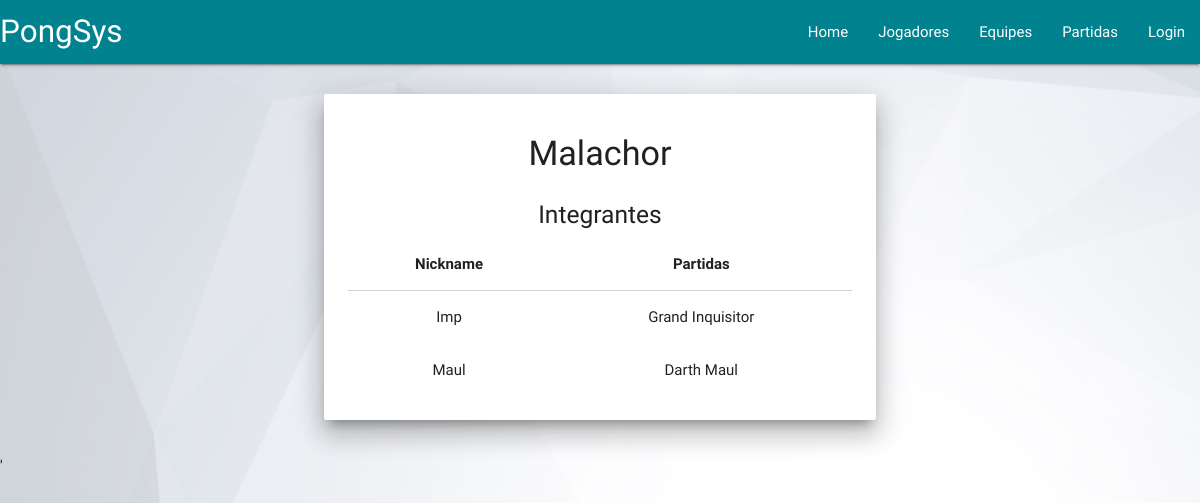
The page /view/visualizarEquipe.php?nome=Malachor on the database its author committed.
### tables this page shows
CREATE TABLE `Jogador` (
  `email` varchar(45) NOT NULL,
  `idEquipe` int(11) NOT NULL,
  `nickname` varchar(45) NOT NULL,
  `nome` varchar(45) NOT NULL,
  `senha` varchar(45) NOT NULL
);

### persistence/equipeDAO.php (called while the page is built, shortened)
<?php
  class EquipeDAO{
    function consultarJogadoresDaEquipePorNome($nome, $link){
      $SQL = "SELECT * FROM Equipe WHERE nomeEquipe ='$nome';";
      $retorno = mysqli_query($link, $SQL);
      if(mysqli_num_rows($retorno) > 0){
        $ret = $retorno->fetch_all();
        foreach($ret as $linha){
          $resultado = $this->consultarJogadoresDaEquipePorId($linha[0],$link);
          return $resultado;
        }
      }
      return null;
    }
    function consultarJogadoresDaEquipePorId($id, $link){
      $SQL = "SELECT * FROM Jogador WHERE idEquipe ='$id';";
      $retorno = mysqli_query($link, $SQL);
      $resultado = array();
      if(mysqli_num_rows($retorno) > 0){
        $ret = $retorno->fetch_all();
        foreach($ret as $linha){
          $resultado[] = new Jogador($linha[0],$linha[1],$linha[2],$linha[3],$linha[4]);
        }
        return $resultado;
      }
      return null;
    }
  }
?>

### persistence/conexao.php (called while the page is built, shortened)
<?php
  class Conexao{
    var $link;
    function Conexao() {
      $this->servidor = 'localhost';
      $this->usuario = 'PongSys';
      $this->senha = '3emM7yM1T0lW9qZK';
      $this->bd = 'PongSys';
      $this->link = mysqli_connect($this->servidor,
              $this->usuario,$this->senha,$this->bd);
    }
    function getLink(){
      return $this->link;
    }
  }
?>

### model/jogador.php (called while the page is built, shortened)
<?php
  class Jogador{
    private $nickname;
    private $nome;
    function __construct($email, $idEquipe, $nickname, $nome, $senha){
      $this->nickname = $nickname;
      $this->nome = $nome;
    }
    public function getNickname(){
      return $this->nickname;
    }
    public function getNome(){
      return $this->nome;
    }
  }
?>

### view/visualizarEquipe.php (the view, shortened to what this page needs)
<!DOCTYPE html>
<html>
<head>
  <link type="text/css" rel="stylesheet" href="css/materialize.min.css"  media="screen,projection" />
  <link rel="stylesheet" href="./style.css" />
</head>
<body>
  <nav>
    <div class="nav-wrapper">
      <a href="#" class="brand-logo">PongSys</a>
      <ul id="nav-mobile" class="right hide-on-med-and-down">
        <li><a href="../view">Home</a></li>
        <li><a href="../view/listarJogadores.php">Jogadores</a></li>
        <li><a href="../view/listarEquipes.php">Equipes</a></li>
        <li><a href="../view/listarPartidas.php">Partidas</a></li>
        <?php
          require_once("../persistence/conexao.php");
          if(array_key_exists('adm',$_SESSION)){
            if($_SESSION["adm"] != null){
              echo "<li><a>Bem-vindo, Organizador</a></li>";
              echo "<li><a href='../control/logoff.php'>Logoff</a></li>";
            }
          }
          else{
            if(array_key_exists('user',$_SESSION)){
              $conexao = new Conexao();
              $jogadorDAO = new JogadorDAO();
              $usuario = $jogadorDAO->consultarJogadorPorEmail($_SESSION['user'], $conexao->getLink());
              if($usuario != null){
                echo "<li><a>Bem-vindo, ".$usuario->getNome()."</a></li>";
                echo "<li><a href='../control/logoff.php'>Logoff</a></li>";
              }
              else{
                echo "<li><a href='login.html'>Login</a></li>";
              }
            }
            else{
              echo "<li><a href='login.html'>Login</a></li>";
            }
          }
        ?>
      </ul>
    </div>
  </nav>
  <?php
    require_once("../persistence/conexao.php");
    require_once("../persistence/equipeDAO.php");
    $nome = $_GET["nome"];
    $c = new Conexao();
    $e = new EquipeDAO();
    $jogadores = $e->consultarJogadoresDaEquipePorNome($nome,$c->getLink());
  ?>
  <div class="container center-align">
    <div class="row">
      <div class="col s12 m8 m2 offset-m2">
        <div class="card z-depth-5">
          <div class="card-content">
            <h4><?php echo $nome; ?></h4>
            <hr />
            <h5>Integrantes</h5>
            <table border='1' class='highlight centered responsive-table'>
              <thead>
                <th>Nickname</th>
                <th>Partidas</th>
              </thead>
              <tbody>
                <?php
                  if($jogadores != null) {
                    foreach($jogadores as $jogador){
                      echo "<tr>";
                      echo "<td><a href='visualizarJogador.php?nick=".$jogador->getNickname()."'></a>".$jogador->getNickname()."</td>";
                      echo "<td>".$jogador->getNome()."</td>";
                      echo "</tr>";
                    }
                  }
                ?>
              </tbody>
            </table>
          </div>
        </div>
      </div>
    </div>
  </div>
'  <script type="text/javascript" src="js/jquery-3.2.1.min.js"></script>
</body>
</html>

### view/style.css (style rules this page uses)
a { color: inherit; }
nav { margin-bottom: 20px; }
body { background-image: url('img/back.jpg'); background-size: cover; }
hr { border: 1px solid rgba(0, 0, 0, 0); }
.container { margin-top: 1.5em; }
.nav-wrapper { background-color: #00838f; }

### rows shown on the page
jogador: nickname "Imp", nome "Grand Inquisitor"
jogador: nickname "Maul", nome "Darth Maul"

### other values the page prints
$nome "Malachor"
